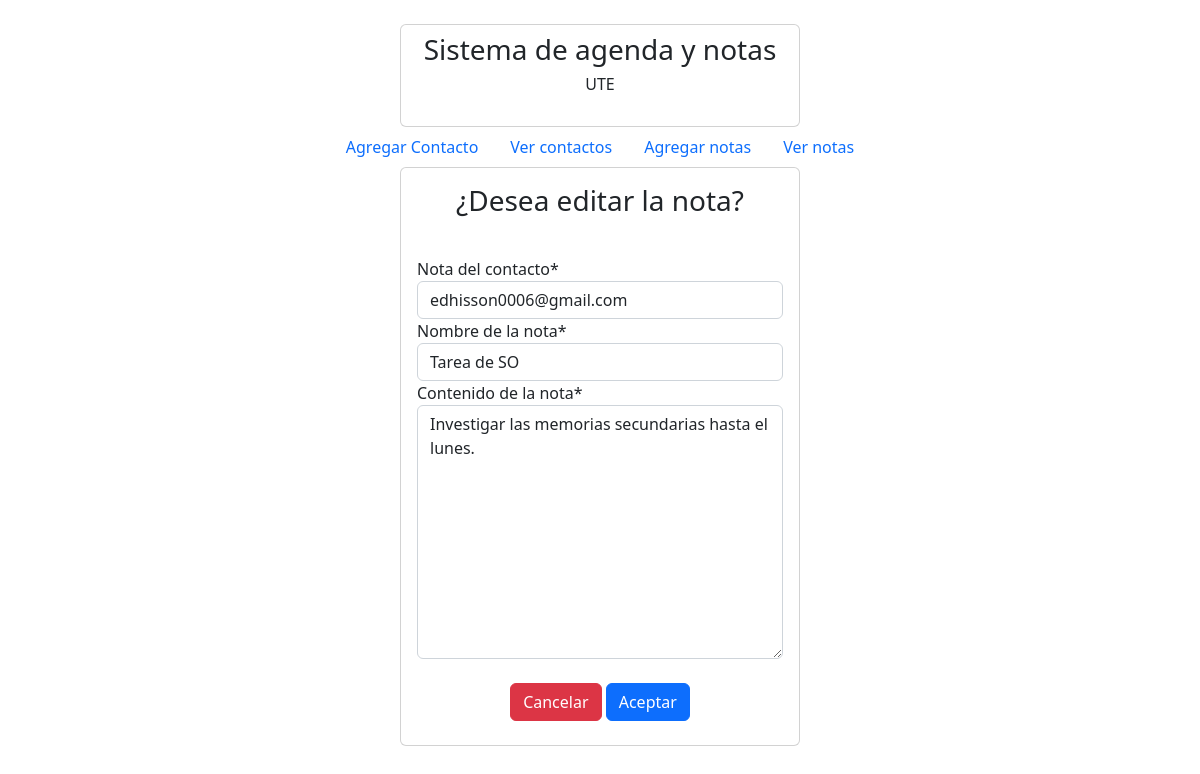
The page /edicionNota/20 on the database its author committed.
### appUno/models.py (models this page shows)
class Contacto(models.Model):
    nombre=models.CharField(max_length=30)
    apellido=models.CharField(max_length=30)
    celular=models.CharField(max_length=10)
    cedula=models.CharField(max_length=30)
    email=models.EmailField()
    def __str__(self):
        return  self.email
    class Meta:
        db_table = 'contac'
        verbose_name = 'Contacto'
        verbose_name_plural = 'contactos'
        ordering = ['id']

class Apuntes(models.Model):
    email=models.ForeignKey(Contacto,null=True, on_delete=models.CASCADE,verbose_name='Nota del contacto') #id para asociar con contacto
    nombre=models.CharField(max_length=30, verbose_name='Nombre de la nota')
    contenido=models.TextField(verbose_name='Contenido de la nota')

### appUno/views.py (the view)
# urls.py: path('edicionNota/<int:id>',edicionNota),
def edicionNota(request, id):
    nota = Apuntes.objects.get(id=id)
    f = FormularioNotas(initial={'email':nota.email,
                            'nombre':nota.nombre,
                            'contenido':nota.contenido})
    context = {
        "form":f,
        "nota":nota,
    }
    return render(request, "edicionNotas.html", context)

### appUno/forms.py
class FormularioNotas(forms.ModelForm):
    class Meta:
        model = Apuntes
        fields=('email', 'nombre','contenido')

### templates/edicionNotas.html
{% extends "index.html" %}
{% block content %}
{% load crispy_forms_tags %}
<section class ="d-flex justify-content-center">
    <div class="card col-sm-4 p-3" >
        <div class="mb-3" style ="text-align: center">
            <h3>¿Desea editar la nota?</h3>
        </div>
        <div class="mb-2">
            <form method="post" action="/actualizarNota/{{nota.id}}" class="mt-3" autocomplete="off"> {% csrf_token %}
                {{ form |crispy }}
                <div><br>
                </div>
                <div style ="text-align: center">
                    <td><a class="btn btn-danger" href="/vernotas/">Cancelar</a></td>
                    <input type="submit" class="btn btn-primary center-block" value="Aceptar">
                </div>
            </form>
        </div>
    </div>
</section>
{% endblock %}

### rows shown on the page
Contacto: email "edhisson0006@gmail.com"
Apuntes: nombre "Tarea de SO", contenido "Investigar las memorias secundarias hasta el lunes."
